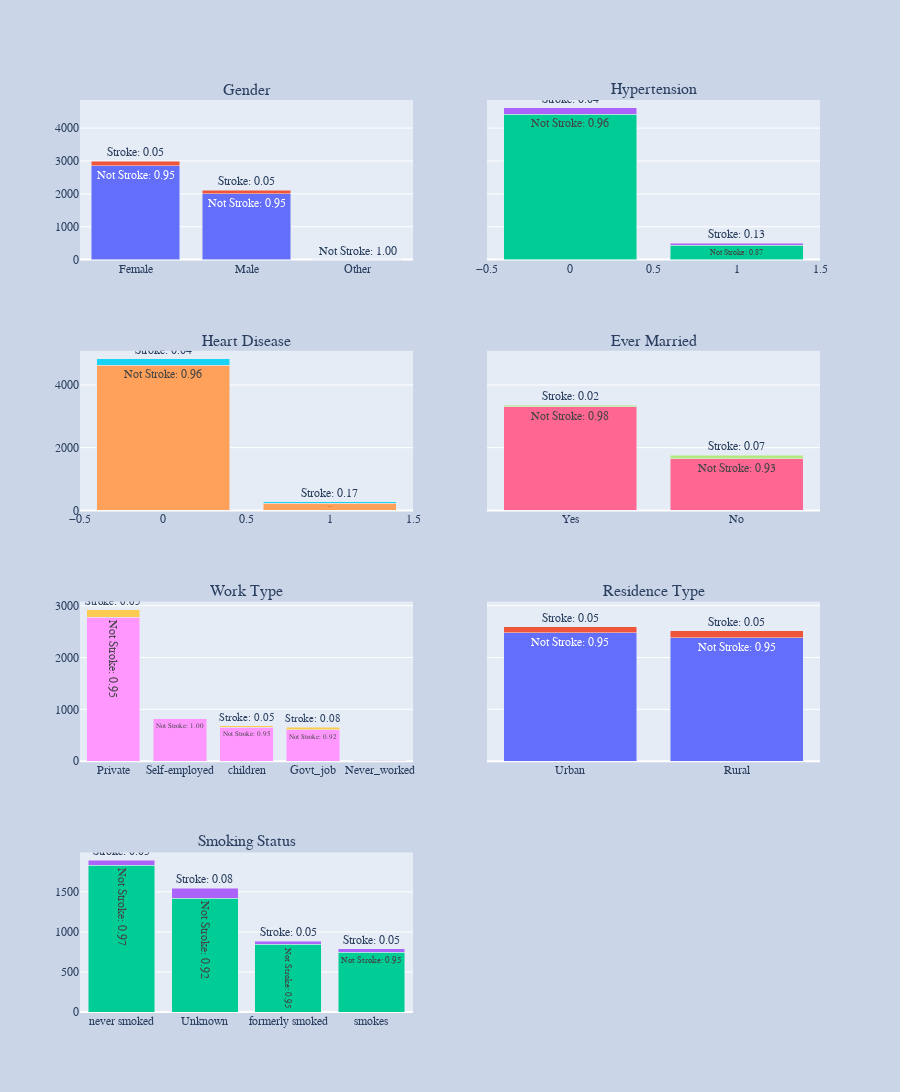

Notebook code cell kept with this figure:
### Markdown cell above
MORE EDA

### Code cell
import plotly.graph_objects as go
from plotly.subplots import make_subplots
import plotly.express as px

def make_bar(fig, feature, rows, cols):
    tmp2 = data.groupby(feature)['stroke'].mean()
    tmp = 1 - data.groupby(feature)['stroke'].mean().values
    fig.add_trace(
        go.Bar(x=data[feature].value_counts().index, y=data[feature].value_counts().values * tmp,
               text=tmp, texttemplate='Not Stroke: %{text:.2f}', textposition='auto'),
        row=rows, col=cols
    )
    fig.add_trace(
        go.Bar(x=data[feature].value_counts().index, y=data[feature].value_counts().values * data.groupby(feature)['stroke'].mean().values,
               text=tmp2, texttemplate='Stroke: %{text:.2f}', textposition='auto'),
        row=rows, col=cols
    )

fig = make_subplots(rows=4, cols=2, shared_yaxes=True,
                    subplot_titles=("Gender", "Hypertension", "Heart Disease", "Ever Married",
                                    "Work Type", "Residence Type", "Smoking Status"),
                    vertical_spacing=0.1)

make_bar(fig, 'gender', 1, 1)
make_bar(fig, 'hypertension', 1, 2)
make_bar(fig, 'heart_disease', 2, 1)
make_bar(fig, 'ever_married', 2, 2)
make_bar(fig, 'work_type', 3, 1)
make_bar(fig, 'Residence_type', 3, 2)
make_bar(fig, 'smoking_status', 4, 1)

fig.update_layout(barmode='stack')
fig.update_layout(font_family="Rockwell", height=450 * 4, showlegend=False)
fig.update_layout(paper_bgcolor=px.colors.qualitative.Pastel2[2], bargap=0.2)
fig.show()

### Figure 1 — Plotly figure (JSON) as saved in the notebook; plotly's stock layout.template omitted (floating-point values rounded to 4 significant figures)
{"data": [{"text": [0.9529, 0.9489, 1], "textposition": "auto", "texttemplate": "Not Stroke: %{text:.2f}", "type": "bar", "x": ["Female", "Male", "Other"], "xaxis": "x", "y": [2853, 2007, 1], "yaxis": "y"}, {"text": [0.04709, 0.05106, 0], "textposition": "auto", "texttemplate": "Stroke: %{text:.2f}", "type": "bar", "x": ["Female", "Male", "Other"], "xaxis": "x", "y": [141, 108, 0], "yaxis": "y"}, {"text": [0.9603, 0.8675], "textposition": "auto", "texttemplate": "Not Stroke: %{text:.2f}", "type": "bar", "x": [0, 1], "xaxis": "x2", "y": [4429, 432], "yaxis": "y2"}, {"text": [0.03968, 0.1325], "textposition": "auto", "texttemplate": "Stroke: %{text:.2f}", "type": "bar", "x": [0, 1], "xaxis": "x2", "y": [183.0, 66], "yaxis": "y2"}, {"text": [0.9582, 0.8297], "textposition": "auto", "texttemplate": "Not Stroke: %{text:.2f}", "type": "bar", "x": [0, 1], "xaxis": "x3", "y": [4632, 229], "yaxis": "y3"}, {"text": [0.04179, 0.1703], "textposition": "auto", "texttemplate": "Stroke: %{text:.2f}", "type": "bar", "x": [0, 1], "xaxis": "x3", "y": [202, 47], "yaxis": "y3"}, {"text": [0.9835, 0.9344], "textposition": "auto", "texttemplate": "Not Stroke: %{text:.2f}", "type": "bar", "x": ["Yes", "No"], "xaxis": "x4", "y": [3298.0, 1642.0], "yaxis": "y4"}, {"text": [0.01651, 0.06561], "textposition": "auto", "texttemplate": "Stroke: %{text:.2f}", "type": "bar", "x": ["Yes", "No"], "xaxis": "x4", "y": [55.34, 115.3], "yaxis": "y4"}, {"text": [0.9498, 1, 0.9491, 0.9206, 0.9971], "textposition": "auto", "texttemplate": "Not Stroke: %{text:.2f}", "type": "bar", "x": ["Private", "Self-employed", "children", "Govt_job", "Never_worked"], "xaxis": "x5", "y": [2778.0, 819, 652.0, 604.9, 21.94], "yaxis": "y5"}, {"text": [0.05023, 0, 0.05094, 0.07937, 0.002911], "textposition": "auto", "texttemplate": "Stroke: %{text:.2f}", "type": "bar", "x": ["Private", "Self-employed", "children", "Govt_job", "Never_worked"], "xaxis": "x5", "y": [146.9, 0, 35.0, 52.14, 0.06405], "yaxis": "y5"}, {"text": [0.9547, 0.948], "textposition": "auto", "texttemplate": "Not Stroke: %{text:.2f}", "type": "bar", "x": ["Urban", "Rural"], "xaxis": "x6", "y": [2478.0, 2383.0], "yaxis": "y6"}, {"text": [0.04535, 0.052], "textposition": "auto", "texttemplate": "Stroke: %{text:.2f}", "type": "bar", "x": ["Urban", "Rural"], "xaxis": "x6", "y": [117.7, 130.7], "yaxis": "y6"}, {"text": [0.9696, 0.9209, 0.9524, 0.9468], "textposition": "auto", "texttemplate": "Not Stroke: %{text:.2f}", "type": "bar", "x": ["never smoked", "Unknown", "formerly smoked", "smokes"], "xaxis": "x7", "y": [1834.0, 1422.0, 842.9, 747], "yaxis": "y7"}, {"text": [0.03044, 0.0791, 0.04757, 0.05323], "textposition": "auto", "texttemplate": "Stroke: %{text:.2f}", "type": "bar", "x": ["never smoked", "Unknown", "formerly smoked", "smokes"], "xaxis": "x7", "y": [57.59, 122.1, 42.1, 42], "yaxis": "y7"}], "layout": {"annotations": [{"font": {"size": 16}, "showarrow": false, "text": "Gender", "x": 0.225, "xanchor": "center", "xref": "paper", "y": 1, "yanchor": "bottom", "yref": "paper"}, {"font": {"size": 16}, "showarrow": false, "text": "Hypertension", "x": 0.775, "xanchor": "center", "xref": "paper", "y": 1, "yanchor": "bottom", "yref": "paper"}, {"font": {"size": 16}, "showarrow": false, "text": "Heart Disease", "x": 0.225, "xanchor": "center", "xref": "paper", "y": 0.725, "yanchor": "bottom", "yref": "paper"}, {"font": {"size": 16}, "showarrow": false, "text": "Ever Married", "x": 0.775, "xanchor": "center", "xref": "paper", "y": 0.725, "yanchor": "bottom", "yref": "paper"}, {"font": {"size": 16}, "showarrow": false, "text": "Work Type", "x": 0.225, "xanchor": "center", "xref": "paper", "y": 0.45, "yanchor": "bottom", "yref": "paper"}, {"font": {"size": 16}, "showarrow": false, "text": "Residence Type", "x": 0.775, "xanchor": "center", "xref": "paper", "y": 0.45, "yanchor": "bottom", "yref": "paper"}, {"font": {"size": 16}, "showarrow": false, "text": "Smoking Status", "x": 0.225, "xanchor": "center", "xref": "paper", "y": 0.175, "yanchor": "bottom", "yref": "paper"}], "bargap": 0.2, "barmode": "stack", "font": {"family": "Rockwell"}, "height": 1800, "paper_bgcolor": "rgb(203,213,232)", "showlegend": false, "xaxis": {"anchor": "y", "domain": [0, 0.45]}, "xaxis2": {"anchor": "y2", "domain": [0.55, 1]}, "xaxis3": {"anchor": "y3", "domain": [0, 0.45]}, "xaxis4": {"anchor": "y4", "domain": [0.55, 1]}, "xaxis5": {"anchor": "y5", "domain": [0, 0.45]}, "xaxis6": {"anchor": "y6", "domain": [0.55, 1]}, "xaxis7": {"anchor": "y7", "domain": [0, 0.45]}, "xaxis8": {"anchor": "y8", "domain": [0.55, 1]}, "yaxis": {"anchor": "x", "domain": [0.825, 1]}, "yaxis2": {"anchor": "x2", "domain": [0.825, 1], "matches": "y", "showticklabels": false}, "yaxis3": {"anchor": "x3", "domain": [0.55, 0.725]}, "yaxis4": {"anchor": "x4", "domain": [0.55, 0.725], "matches": "y3", "showticklabels": false}, "yaxis5": {"anchor": "x5", "domain": [0.275, 0.45]}, "yaxis6": {"anchor": "x6", "domain": [0.275, 0.45], "matches": "y5", "showticklabels": false}, "yaxis7": {"anchor": "x7", "domain": [0, 0.175]}, "yaxis8": {"anchor": "x8", "domain": [0, 0.175], "matches": "y7", "showticklabels": false}}}
